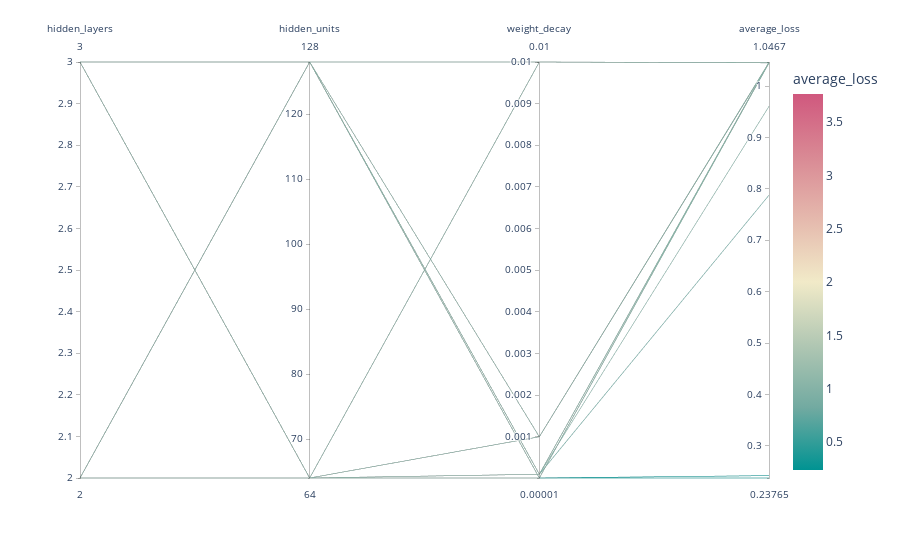

Source (notebook cell):
### Code cell
fig_2 = px.parallel_coordinates(df_concrete, color="average_loss",
                              color_continuous_scale=px.colors.diverging.Tealrose,
                              color_continuous_midpoint=2)
fig_2.show()

### Figure 1 — Plotly figure (JSON) as saved in the notebook; plotly's stock layout.template omitted (floating-point values rounded to 4 significant figures)
{"data": [{"dimensions": [{"label": "hidden_layers", "values": [2, 2, 2, 2, 2, 2, 2, 2, 3, 3, 3, 3, 3, 3, 3, 3]}, {"label": "hidden_units", "values": [64, 64, 64, 64, 128, 128, 128, 128, 64, 64, 64, 64, 128, 128, 128, 128]}, {"label": "weight_decay", "values": [0.01, 0.001, 0.0001, 1e-05, 0.01, 0.001, 0.0001, 1e-05, 0.01, 0.001, 0.0001, 1e-05, 0.01, 0.001, 0.0001, 1e-05]}, {"label": "average_loss", "values": [1.045, 1.045, 0.7877, 0.2423, 1.045, 1.045, 0.9605, 0.2377, 1.045, 1.045, 1.045, 1.045, 1.045, 1.046, 1.046, 1.047]}], "domain": {"x": [0, 1], "y": [0, 1]}, "line": {"color": [1.045, 1.045, 0.7877, 0.2423, 1.045, 1.045, 0.9605, 0.2377, 1.045, 1.045, 1.045, 1.045, 1.045, 1.046, 1.046, 1.047], "coloraxis": "coloraxis"}, "name": "", "type": "parcoords"}], "layout": {"coloraxis": {"cmid": 2, "colorbar": {"title": {"text": "average_loss"}}, "colorscale": [[0, "rgb(0, 147, 146)"], [0.1667, "rgb(114, 170, 161)"], [0.3333, "rgb(177, 199, 179)"], [0.5, "rgb(241, 234, 200)"], [0.6667, "rgb(229, 185, 173)"], [0.8333, "rgb(217, 137, 148)"], [1, "rgb(208, 88, 126)"]]}, "legend": {"tracegroupgap": 0}, "margin": {"t": 60}}}
